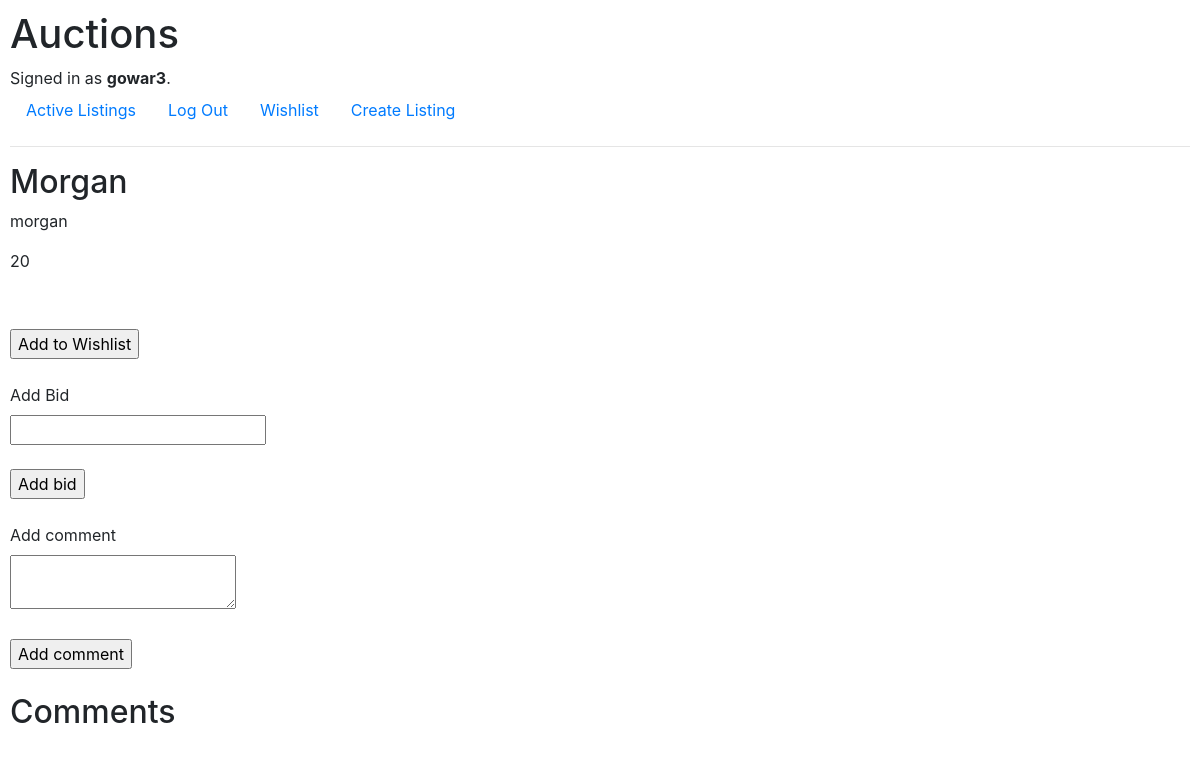
Page /auctions/Morgan (signed in) on the committed database.
### auctions/models.py (models this page shows, shortened)
class User(AbstractUser):
    pass

class Listing(models.Model):
    creator = models.CharField(max_length=64)
    title = models.CharField(max_length=64)
    description = models.CharField(max_length=64)
    price = models.IntegerField()
    users = models.ManyToManyField(User, blank=True, related_name= "wishlist")

### auctions/views.py (the view, shortened to what this page needs)
# urls.py: path("<str:listing>", views.listing, name="listing"),
def listing(request, listing):
    if "comments" not in request.session:
        request.session["comments"] = ()
    if "bids" not in request.session:
        request.session["bids"] = ()
    error = ""
    listing = Listing.objects.get(title = listing)
    username = request.user.username
    highest_bid = listing.bids.aggregate(max_offer=Max("offer"))
    highest_bid_value = highest_bid.get("max_offer", None)
    return render(request, "auctions/listing.html", {
        "error": error,
        "listing": listing,
        "comments": listing.comments.all(),
        "bids": listing.bids.all()
    })

### auctions/templates/auctions/listing.html (shortened to what this page needs)
{% extends 'auctions/layout.html' %}
{% block body %}
        <h2>{{ listing.title }}</h2>
        <p>{{ listing.description }}</p>
        <label>{{ listing.price }}</label>
        <br>
        <br>
        <br>
    {% if user.is_authenticated %}
    <form action= "{% url 'wishlist' user.username %}" method = "post">
        <input type= "submit" value= "Add to Wishlist">
    </form>
    <br>
    <form action= "{% url 'listing' listing.title %}" method = "post">
        <label for="add_bid">Add Bid</label>
        <br>
        <input type="text" name="bid">
        <br>
        <br>
        <input type="submit" value= "Add bid">
    </form>
    <br>
    <form action= "{% url 'listing' listing.title %}" method = "post">
        <label for="add_comment">Add comment</label>
        <br>
        <textarea id="add_comment" name="comment"></textarea>
        <br>
        <br>
        <input type="submit" value= "Add comment">
    </form>
    {% endif %}
    <br>
    <h2>Comments</h2>
{% endblock %}

### auctions/templates/auctions/layout.html (shortened to what this page needs)
{% load static %}
<!DOCTYPE html>
<html lang="en">
    <head>
        <link rel="stylesheet" href="https://stackpath.bootstrapcdn.com/bootstrap/4.4.1/css/bootstrap.min.css">
        <link href="{% static 'auctions/styles.css' %}" rel="stylesheet">
    </head>
    <body>
        <h1>Auctions</h1>
        <div>
            {% if user.is_authenticated %}
                Signed in as <strong>{{ user.username }}</strong>.
            {% else %}
                Not signed in.
            {% endif %}
        </div>
        <ul class="nav">
            <li class="nav-item">
                <a class="nav-link" href="{% url 'index' %}">Active Listings</a>
            </li>
            {% if user.is_authenticated %}
                <li class="nav-item">
                    <a class="nav-link" href="{% url 'logout' %}">Log Out</a>
                </li>
                <li class="nav-item">
                    <a class="nav-link" href="{% url 'wishlist' user.username%}">Wishlist</a>
                </li>
                <li class="nav-item">
                    <a class="nav-link" href="{% url 'new'%}">Create Listing</a>
                </li>
            {% endif %}
        </ul>
        <hr>
        {% block body %}
        {% endblock %}
    </body>
</html>

### auctions/static/auctions/styles.css (style rules this page uses)
body { padding: 10px; }

### rows in the picture
User: username "gowar3"
Listing: title "Morgan", description "morgan", price "20"
